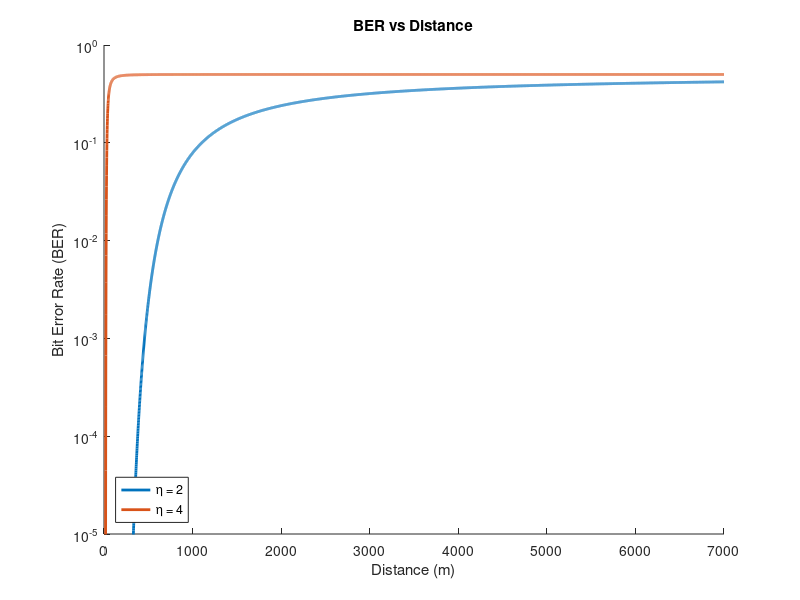
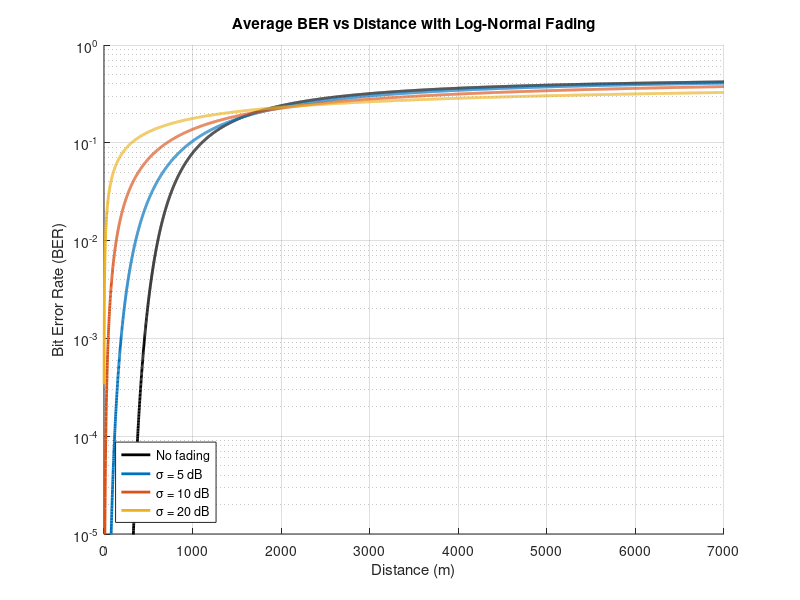
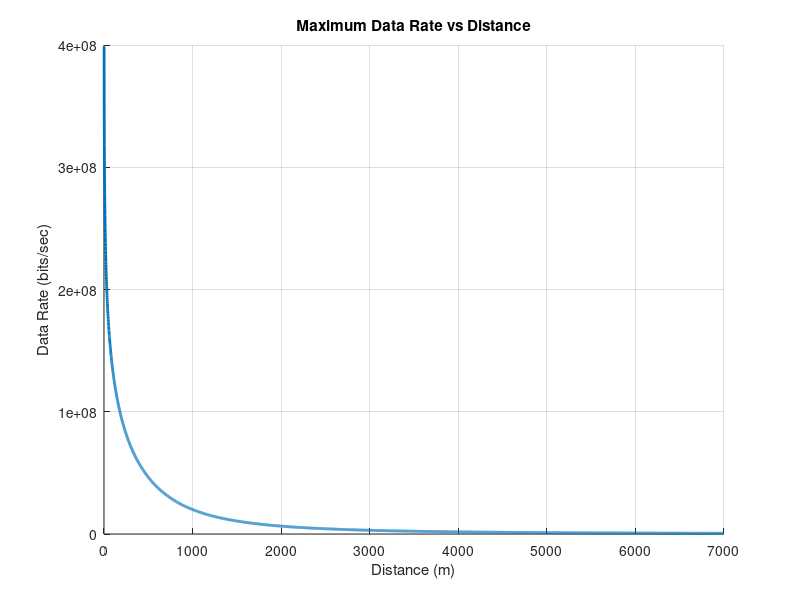
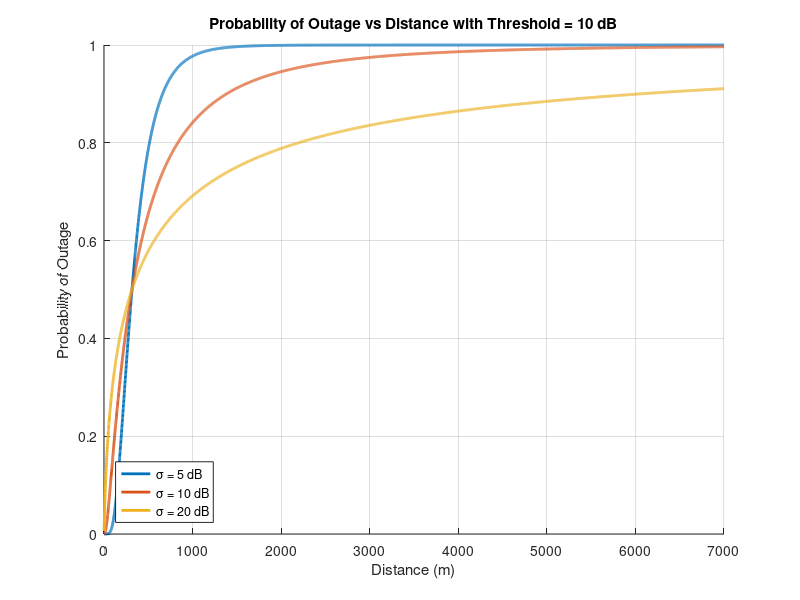

The MATLAB source for these figures, in order:
%% EE 597 HW 1


%% Problem 1
% Using the simple path loss model, and assuming SNR = Eb/No (i.e. the spectral efficiency R/W =
% 1), plot the Bit Error Rate of BPSK (in log-scale) as a function of distance if PT = 0 dBm, Kref, dB =
% -20dB, d0 = 1m, for η = 2 and η = 4; assume that noise power = -80dBm. Comment on the plot.
% Include distances sufficiently large to let the BER rise to close to 0.5.

clc; clear; close all;

pt_db = 0;
kref_db = -20; 
d0 = 1;

d = 1:1:7000; % 1 to 7000 meters

eta_vals = [2, 4];
N0 = -80;

figure;
hold on;


for eta = eta_vals
    % Simple path loss model
    pr_db = pt_db + kref_db - (eta * 10 * (log10(d/d0)));
    
    % SNR in db
    ebno = pr_db - N0; 
    
    % Convert to linear
    ebno_lin = 10 .^ (ebno / 10);

    % BPSK bit error rate
    BER = qfunc(sqrt(2 * ebno_lin)); 

    % Logarithmic plot
    semilogy(d, BER, 'LineWidth', 2);
end

xlabel('Distance (m)');
ylabel('Bit Error Rate (BER)');

title('BER vs Distance'); 

legend('\eta = 2', '\eta = 4', 'Location', 'southwest');
ylim([1e-5 1]);



%% Problem 2

% Now consider a wireless channel with log-normal fading with a given standard deviation 𝜎dB .
% Numerically calculate and plot the expected BER as a function of distance (set η = 2, using all
% the other parameters the same as #2 above) as 3 separate curves for 𝜎dB = 5dB, 10dB and 20dB,
% and on the same plot include your plot from #2 above. How do the curves compare? Comment on
% the plot.
% Hint: you can do this plot without doing simulations. Use the integral definition of E[BER]
% (which is the integral of the product of the BER curve and the fading distribution), and use
% a numerical method to calculate the integral.


sigma_vals = [5, 10, 20];

d = 1:1:7000; % 1 to 7000 meters

N0 = -80; % Noise power

pt_db   = 0;    
kref_db = -20;    
d0       = 1;     
eta      = 2;      

pr_db = pt_db + kref_db - 10*eta*log10(d/d0);

ebno_db = pr_db - N0;

ebno_lin = 10.^(ebno_db/10);

BER_no_fading = qfunc(sqrt(2 * ebno_lin));

figure; hold on;

semilogy(d, BER_no_fading, 'k', 'LineWidth', 2);

for k = 1:length(sigma_vals)
    sigma = sigma_vals(k);
    
    for i = 1:length(d)
        % ebno at distance d
        gamma_bar_db = ebno_db(i);
        
        % Includes f(gamma) and g(gamma)
        integrand = @(x) qfunc(sqrt(2 * 10.^((gamma_bar_db + x)/10))) .* (1/(sqrt(2*pi)*sigma)) .* exp(-x.^2/(2*sigma^2));
        
        BER_avg(k,i) = integral(integrand, -5*sigma, 5*sigma);
    end
    
    semilogy(d, BER_avg(k,:), 'LineWidth', 2);
end

grid on;
xlabel('Distance (m)');
ylabel('Bit Error Rate (BER)');
title('Average BER vs Distance with Log-Normal Fading');
legend('No fading', '\sigma = 5 dB', '\sigma = 10 dB', '\sigma = 20 dB', ...
       'Location', 'southwest');
ylim([1e-5 1]);


%% Problem 3

% Using the Shannon capacity formula, plot the maximum data rate as a function of distance for η =
% 2 and all other radio parameters the same as question # 2 above (assuming the simple path loss
% model, no fading) if the channel bandwidth is 20 MHz. Comment on the plot. Additionally, try to
% come up with a simple but approximately correct equation to describe how the rate varies
% with distance and show your approximate curve also on the same plot. Note that this does
% not have one right answer, many approximate equations may exist, but try to make your
% equation as simple and general as possible (would be ideal if your equation can explicitly
% account for the parameters PT , η).

% clc; clear; close all;

pt_db   = 0;    
kref_db = -20;     
d0       = 1;   
eta      = 2;    
N0   = -80;       

d = 1:1:7000; % 1 to 7000 meters

pr_db = pt_db + kref_db - 10*eta*log10(d/d0);
ebno_db = pr_db - N0;
ebno_lin = 10.^(ebno_db/10);


W = 20 * 10^6;

% SNR = ebno in LINEAR scale
% Shannon capacity theorem
C = W * log2(1 + ebno_lin);
% C is in bits per second

figure; 
hold on;
plot(d, C, 'LineWidth', 2);
grid on;
xlabel('Distance (m)');
ylabel('Data Rate (bits/sec)');
title('Maximum Data Rate vs Distance');


% TODO: Try to make equation to describe relationship




%% Problem 4
% 
% Again consider log-normal fading with 𝜎dB. Assuming that an SNR below 10dB results in an
% outage event (i.e. is unacceptable), plot the outage probability (not in log-scale) as a function of
% distance as three separate curves for 𝜎dB = 5dB, 10dB and 20dB (again, assuming η = 2 and
% using all the other parameters the same as #2 above).


eta = 2;

sigma_vals = [5, 10, 20];

pt_db   = 0; 
kref_db = -20;   
d0       = 1;   
N0   = -80;      

d = 1:1:7000; % 1 to 7000 meters

pr_db = pt_db + kref_db - 10*eta*log10(d/d0);
ebno_db = pr_db - N0;
ebno_lin = 10.^(ebno_db/10);

threshold_db = 10; 

figure; hold on;

% Pout = 1 - Q( (threshold_db - (expected_val(Pr_db(d)) - NdBm)) /
% sigma_db)

for sigma = sigma_vals
    qfunc_exp = (threshold_db - ebno_db) / sigma;
    Pout = 1 - qfunc(qfunc_exp);
    plot(d, Pout, 'LineWidth', 2);

end

% Plot formatting
grid on;
xlabel('Distance (m)');
ylabel('Probability of Outage');
title('Probability of Outage vs Distance with Threshold = 10 dB');
legend('\sigma = 5 dB', '\sigma = 10 dB', '\sigma = 20 dB', ...
       'Location', 'southwest');


% TODO: Double check if these plots seem right





%% Problem 5

% The provided data set is taken from experiments conducted in the fourth floor of RTH. It contains
% received signal strengths from 802.11 devices located at various fixed locations. Assume that the
% signal strength decays according to the simplified path-loss model with log-normal fading. Using
% the data set, estimate the parameters for the path loss at reference distance (assume d0 =
% 1m) Kref,dB, the path loss exponent η , and the fading standard deviation 𝜎dB. The data set is
% described below and posted on the Google drive along with this assignment:
